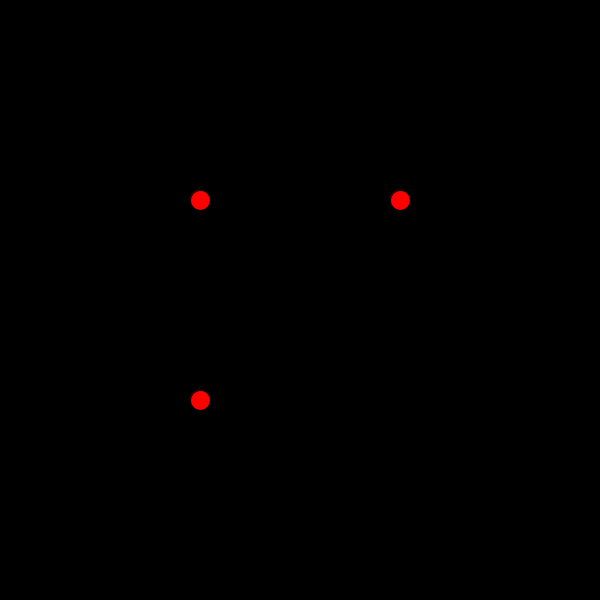
Frame 1 (no input)
Frame 60 (the mouse pressed at the canvas centre just before this capture): identical to frame 1, image omitted
Frame 120 (the mouse held since frame 60 and released just before this capture): identical to frame 1, image omitted

The Processing sketch that drew this single still picture (run headless with seeded random() and noise(); from frame 60 on, the mouse is pressed at the canvas centre):

// Processing sketch: a_draw3Circles
// ── a_draw3Circles.pde
void setup () {
  size (600, 600);
  smooth();
}

void draw () {
  background(0);
  drawEllipse(200, 200, 30);
  drawEllipse(400, 200, 50);
  drawEllipse(200, 400, 255);
}

void drawEllipse(float x, float y, float r) {
  fill (255, 0, 0);
  ellipse(x, y, 20, 20);
}
